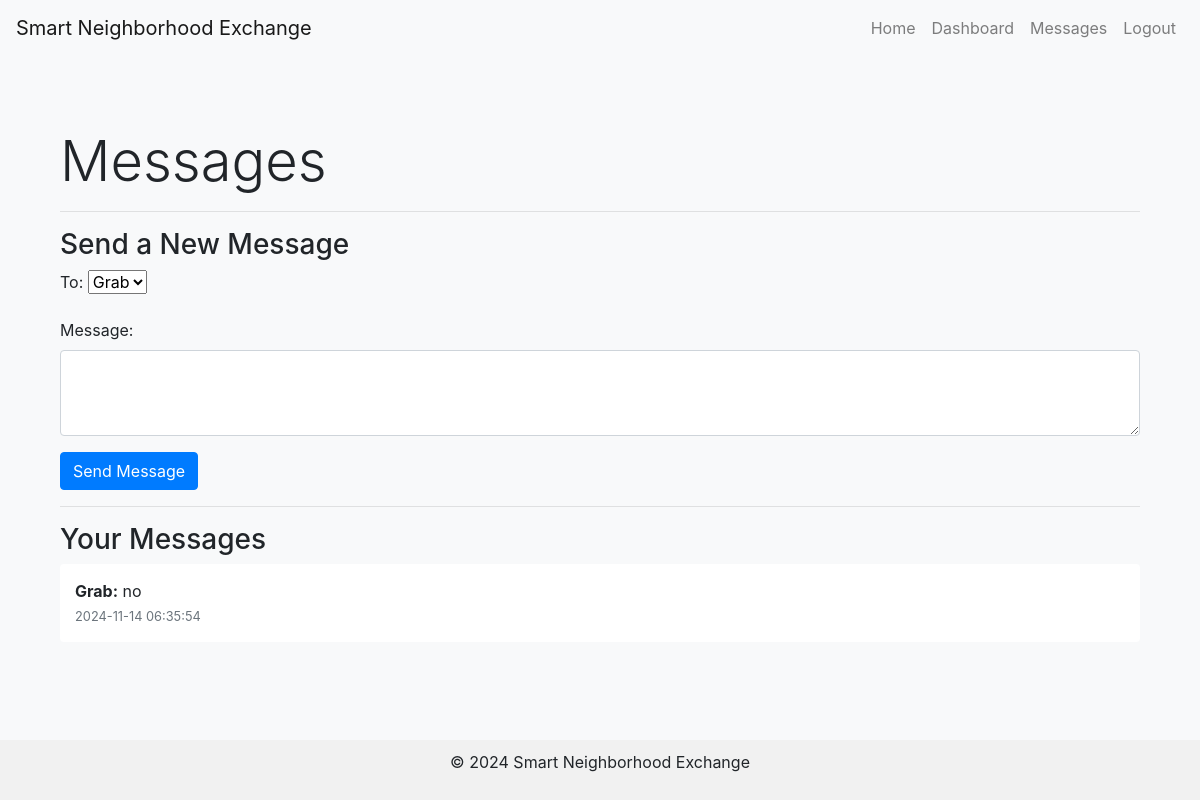
Page /messages (signed in) on the committed database.
### tables this page shows
CREATE TABLE messages (
                        message_id INTEGER PRIMARY KEY AUTOINCREMENT,
                        sender_id INTEGER NOT NULL,
                        receiver_id INTEGER NOT NULL,
                        content TEXT NOT NULL,
                        timestamp TEXT NOT NULL,
                        is_read INT DEFAULT 0,
                        FOREIGN KEY (sender_id) REFERENCES users(user_id),
                        FOREIGN KEY (receiver_id) REFERENCES users(user_id)
                      );

CREATE TABLE users (
                        user_id INTEGER PRIMARY KEY AUTOINCREMENT,
                        name TEXT NOT NULL,
                        email TEXT NOT NULL UNIQUE,
                        password TEXT NOT NULL,
                        profile_image TEXT,
                        location TEXT
                      );

### app.py (the view)
@app.route('/messages', methods=['GET', 'POST'])
def messages():
    user_id = session.get('user_id')
    if not user_id:
        return redirect(url_for('login'))
    conn = sqlite3.connect('database.db')
    cursor = conn.cursor()
    cursor.execute("SELECT user_id, name FROM users WHERE user_id != ?", (user_id,))
    users = cursor.fetchall()
    cursor.execute('''SELECT messages.content, messages.timestamp, users.name
                      FROM messages
                      JOIN users ON messages.sender_id = users.user_id
                      WHERE messages.receiver_id = ?
                      ORDER BY messages.timestamp DESC''', (user_id,))
    messages = cursor.fetchall()
    cursor.execute("UPDATE messages SET is_read = 1 WHERE receiver_id = ?", (user_id,))
    conn.commit()
    conn.close()
    return render_template('messages.html', users=users, messages=messages)

### templates/messages.html (shortened to what this page needs)
{% extends "base.html" %}
{% block content %}
<div class="container mt-5">
    <h1 class="display-4">Messages</h1>
    <hr>
    <h3>Send a New Message</h3>
    <form action="{{ url_for('send_message') }}" method="POST">
        <div class="mb-3">
            <label for="recipient" class="form-label">To:</label>
            <select class="form-select" id="recipient" name="recipient_id">
                {% for user in users %}
                    <option value="{{ user[0] }}">{{ user[1] }}</option>
                {% endfor %}
            </select>
        </div>
        <div class="mb-3">
            <label for="message" class="form-label">Message:</label>
            <textarea class="form-control" id="message" name="message" rows="3"></textarea>
        </div>
        <button type="submit" class="btn btn-primary">Send Message</button>
    </form>
    <hr>
    <h3>Your Messages</h3>
    {% if messages %}
        <ul class="list-group">
            {% for message in messages %}
                <li class="list-group-item">
                    <strong>{{ message[2] }}:</strong> {{ message[0] }}
                    <br><small class="text-muted">{{ message[1] }}</small>
                </li>
            {% endfor %}
        </ul>
    {% else %}
        <p class="text-muted">You have no messages.</p>
    {% endif %}
</div>
{% endblock %}

### templates/base.html (style rules this page uses)
body { background-color: #f8f9fa; display: flex; flex-direction: column; min-height: 100vh; }
.container { flex: 1; }
.list-group-item { border: none; padding: 15px; }

### rows in the picture
messages: name "Grab", content "no", timestamp "2024-11-14 06:35:54"

### other values in the picture
form field recipient_id "Grab"
